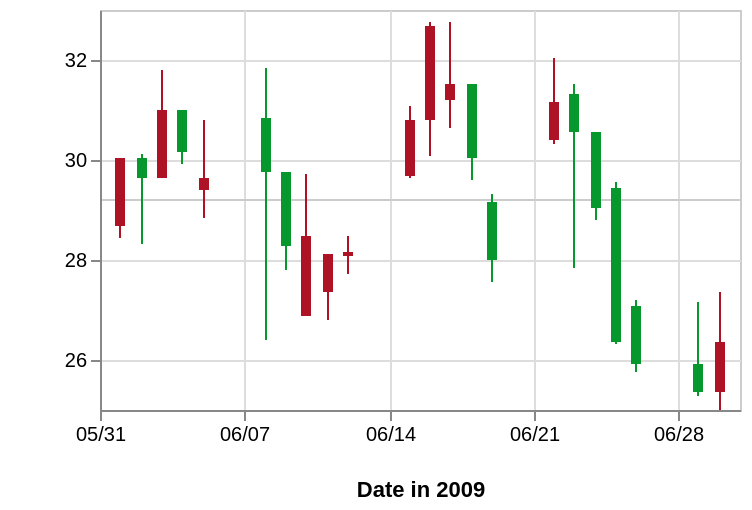

Express this chart as Vega-Lite.
### Vega specification from a JSON file in a GitHub repository (floating-point values rounded to 4 significant figures)
{"$schema": "https://vega.github.io/schema/vega/v3.0.json", "description": "A candlestick chart inspired from Protovis(http://mbostock.github.io/protovis/ex/candlestick.html)", "autosize": "pad", "padding": 5, "encode": {"update": {"stroke": {"value": "#ccc"}, "fill": {"value": "transparent"}}}, "data": [{"name": "source_0", "values": [{"date": "01-Jun-2009", "open": 28.7, "high": 30.05, "low": 28.45, "close": 30.04, "signal": "short", "ret": -4.894}, {"date": "02-Jun-2009", "open": 30.04, "high": 30.13, "low": 28.3, "close": 29.63, "signal": "short", "ret": -0.3226}, {"date": "03-Jun-2009", "open": 29.62, "high": 31.79, "low": 29.62, "close": 31.02, "signal": "short", "ret": 3.687}, {"date": "04-Jun-2009", "open": 31.02, "high": 31.02, "low": 29.92, "close": 30.18, "signal": "short", "ret": 4.51}, {"date": "05-Jun-2009", "open": 29.39, "high": 30.81, "low": 28.85, "close": 29.62, "signal": "short", "ret": 6.084}, {"date": "08-Jun-2009", "open": 30.84, "high": 31.82, "low": 26.41, "close": 29.77, "signal": "short", "ret": 1.254}, {"date": "09-Jun-2009", "open": 29.77, "high": 29.77, "low": 27.79, "close": 28.27, "signal": "short", "ret": -5.024}, {"date": "10-Jun-2009", "open": 26.9, "high": 29.74, "low": 26.9, "close": 28.46, "signal": "short", "ret": -5.466}, {"date": "11-Jun-2009", "open": 27.36, "high": 28.11, "low": 26.81, "close": 28.11, "signal": "short", "ret": -8.374}, {"date": "12-Jun-2009", "open": 28.08, "high": 28.5, "low": 27.73, "close": 28.15, "signal": "short", "ret": -5.528}, {"date": "15-Jun-2009", "open": 29.7, "high": 31.09, "low": 29.64, "close": 30.81, "signal": "long", "ret": 3.492}, {"date": "16-Jun-2009", "open": 30.81, "high": 32.75, "low": 30.07, "close": 32.68, "signal": "short", "ret": 0.155}, {"date": "17-Jun-2009", "open": 31.19, "high": 32.77, "low": 30.64, "close": 31.54, "signal": "short", "ret": 5.828}, {"date": "18-Jun-2009", "open": 31.54, "high": 31.54, "low": 29.6, "close": 30.03, "signal": "short", "ret": 8.176}, {"date": "19-Jun-2009", "open": 29.16, "high": 29.32, "low": 27.56, "close": 27.99, "signal": "short", "ret": 8.599}, {"date": "22-Jun-2009", "open": 30.4, "high": 32.05, "low": 30.3, "close": 31.17, "signal": "short", "ret": 15.49}, {"date": "23-Jun-2009", "open": 31.3, "high": 31.54, "low": 27.83, "close": 30.58, "signal": "short", "ret": 11.74}, {"date": "24-Jun-2009", "open": 30.58, "high": 30.58, "low": 28.79, "close": 29.05, "signal": "long", "ret": -10.42}, {"date": "25-Jun-2009", "open": 29.45, "high": 29.56, "low": 26.3, "close": 26.36, "signal": "long", "ret": 0}, {"date": "26-Jun-2009", "open": 27.09, "high": 27.22, "low": 25.76, "close": 25.93, "signal": "long", "ret": 0}, {"date": "29-Jun-2009", "open": 25.93, "high": 27.18, "low": 25.29, "close": 25.35, "signal": "long", "ret": 5.263}, {"date": "30-Jun-2009", "open": 25.36, "high": 27.38, "low": 25.02, "close": 26.35, "signal": "long", "ret": 6.738}]}, {"name": "data_0", "source": "source_0", "transform": [{"type": "formula", "expr": "datum.open > datum.close", "as": "isIncrease"}, {"type": "formula", "expr": "(datum.open + datum.close)/2", "as": "mid"}]}, {"name": "data_1", "source": "data_0", "transform": [{"type": "formula", "expr": "toNumber(datum[\"mid\"])", "as": "mid"}, {"type": "aggregate", "groupby": [], "ops": ["mean"], "fields": ["mid"], "as": ["mean_mid"]}]}, {"name": "data_2", "source": "data_0", "transform": [{"type": "formula", "expr": "toDate(datum[\"date\"])", "as": "date"}, {"type": "formula", "expr": "toNumber(datum[\"low\"])", "as": "low"}, {"type": "formula", "expr": "toNumber(datum[\"high\"])", "as": "high"}, {"type": "filter", "expr": "datum[\"date\"] !== null && !isNaN(datum[\"date\"]) && datum[\"low\"] !== null && !isNaN(datum[\"low\"])"}, {"type": "formula", "as": "yearmonthdate_date", "expr": "datetime(year(datum[\"date\"]), month(datum[\"date\"]), date(datum[\"date\"]), 0, 0, 0, 0)"}]}, {"name": "data_3", "source": "data_0", "transform": [{"type": "formula", "expr": "toDate(datum[\"date\"])", "as": "date"}, {"type": "formula", "expr": "toNumber(datum[\"open\"])", "as": "open"}, {"type": "formula", "expr": "toNumber(datum[\"close\"])", "as": "close"}, {"type": "filter", "expr": "datum[\"date\"] !== null && !isNaN(datum[\"date\"]) && datum[\"open\"] !== null && !isNaN(datum[\"open\"])"}, {"type": "formula", "as": "yearmonthdate_date", "expr": "datetime(year(datum[\"date\"]), month(datum[\"date\"]), date(datum[\"date\"]), 0, 0, 0, 0)"}]}], "signals": [{"name": "width", "update": "320"}, {"name": "height", "update": "200"}], "marks": [{"name": "layer_0_marks", "type": "rule", "from": {"data": "data_1"}, "encode": {"update": {"x": {"value": 0}, "y": {"scale": "y", "field": "mean_mid"}, "x2": {"field": {"group": "width"}}, "stroke": {"value": "fff"}}}}, {"name": "layer_1_marks", "type": "rule", "from": {"data": "data_2"}, "encode": {"update": {"x": {"scale": "x", "field": "yearmonthdate_date"}, "y": {"scale": "y", "field": "low"}, "y2": {"scale": "y", "field": "high"}, "stroke": {"scale": "color", "field": "isIncrease"}}}}, {"name": "layer_2_marks", "type": "rect", "role": "bar", "from": {"data": "data_3"}, "encode": {"update": {"xc": {"scale": "x", "field": "yearmonthdate_date"}, "width": {"value": 5}, "y": {"scale": "y", "field": "open"}, "y2": {"scale": "y", "field": "close"}, "fill": {"scale": "color", "field": "isIncrease"}}}}], "scales": [{"name": "y", "type": "linear", "domain": {"fields": [{"data": "data_1", "field": "mean_mid"}, {"data": "data_2", "field": "low"}, {"data": "data_2", "field": "high"}, {"data": "data_3", "field": "open"}, {"data": "data_3", "field": "close"}], "sort": true}, "range": [{"signal": "height"}, 0], "zero": false, "round": true, "nice": true}, {"name": "x", "type": "time", "domain": {"fields": [{"signal": "{data: datetime(2009, 4, 31, 0, 0, 0, 0)}"}, {"signal": "{data: datetime(2009, 6, 1, 0, 0, 0, 0)}"}, {"data": "data_3", "field": "yearmonthdate_date"}], "sort": true}, "range": [0, {"signal": "width"}], "round": true, "nice": "day"}, {"name": "color", "type": "ordinal", "domain": {"fields": [{"data": "data_2", "field": "isIncrease"}, {"data": "data_3", "field": "isIncrease"}], "sort": true}, "range": ["#ae1325", "#06982d"]}], "axes": [{"title": "Date in 2009", "scale": "x", "labelOverlap": true, "orient": "bottom", "tickCount": {"signal": "ceil(width/40)"}, "zindex": 1, "encode": {"labels": {"update": {"text": {"signal": "timeFormat(datum.value, '%m/%d')"}}}}}, {"scale": "x", "domain": false, "grid": true, "labels": false, "maxExtent": 0, "minExtent": 0, "orient": "bottom", "tickCount": {"signal": "ceil(width/40)"}, "ticks": false, "zindex": 0, "gridScale": "y"}, {"title": "", "scale": "y", "labelOverlap": true, "orient": "left", "tickCount": {"signal": "ceil(height/40)"}, "zindex": 1}, {"scale": "y", "domain": false, "grid": true, "labels": false, "maxExtent": 0, "minExtent": 0, "orient": "left", "tickCount": {"signal": "ceil(height/40)"}, "ticks": false, "zindex": 0, "gridScale": "x"}], "config": {"axis": {"minExtent": 30, "domainColor": "#888", "tickColor": "#888"}}}
